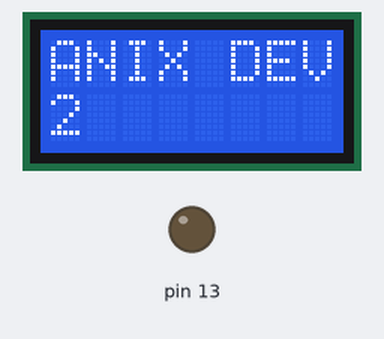
The sketch below on a simulated Arduino Uno, built with avr-gcc and run on an emulated ATmega328P. On the bench: 8×2 character LCD, output pins drawn as LEDs (lit = HIGH). Dashed ring = blinking.

Above: at 0.1 s.
At 8.1 s:
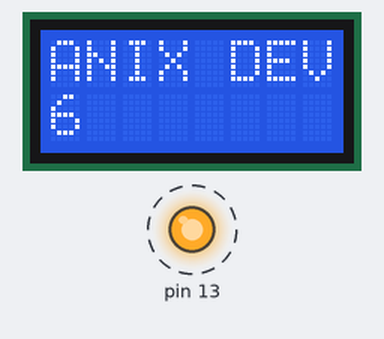
At 18.1 s:
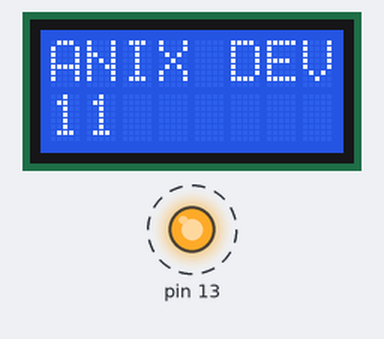
At 38.1 s:
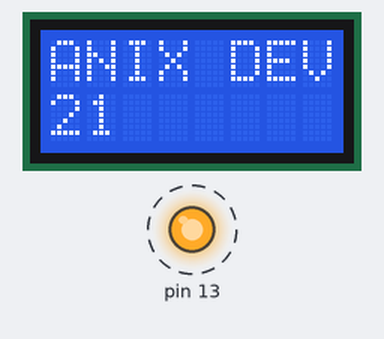
Timing chart, 0 to 40.0 s (numbered marks = the images above):
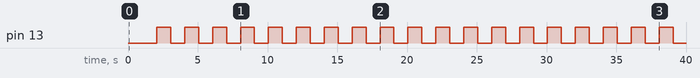

Measured:
- by itself, pin 13: alternates HIGH for 1.0 s and LOW for 1.0 s
- what the display in image 1 shows lasts 2.0 s, from 8.1 s to 10.1 s

The sketch:

LCD_TEST.ino
```cpp
#include <LiquidCrystal.h>
int A;
// initialize the library with the numbers of the interface pins
LiquidCrystal lcd(12, 11, 5, 4, 3, 2);

void setup() {
  lcd.begin(8, 2);
  pinMode(13,OUTPUT);

  lcd.print("ANIX DEV");
  A =1 ;
}

void loop() {
  // set the cursor to column 0, line 1
  // (note: line 1 is the second row, since counting begins with 0):
  lcd.setCursor(0, 1);

  lcd.print(A+=1);
  delay(1000);
  digitalWrite(13,LOW);
  delay(1000);
  digitalWrite(13,HIGH);

}
```
